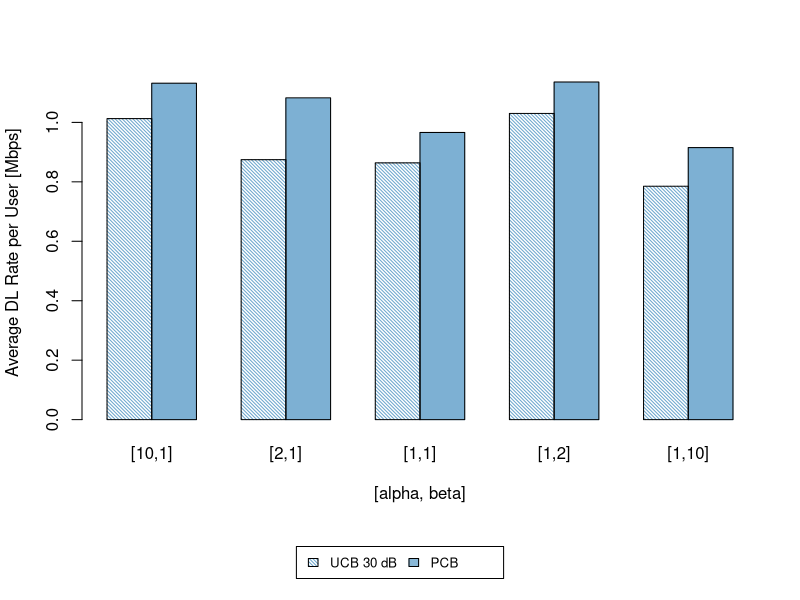

The R script that drew this image:
# Grouped Bar Plot

data = cbind(c(1.0127, 1.1318), 
             c(0.8746, 1.0826), 
             c(0.8639, 0.9661), 
             c(1.0301, 1.1359), 
             c(0.7852, 0.9152))

colnames(data)=c("[10,1]","[2,1]","[1,1]","[1,2]","[1,10]")

rownames(data)=c("UCB 30 dB","PCB")

#dev.off()

layout(rbind(1,2), heights=c(7,1))  

barplot(data,
        xlab="[alpha, beta]", 
        ylab="Average DL Rate per User [Mbps]",
        density=c(40,100) , angle=c(135,0) , col="skyblue3",
        border=c("black"),
        beside=TRUE)

par(mar=c(0, 0, 0, 0))

plot.new()

legend("center", 
       c("UCB 30 dB","PCB"),
       density=c(40,100), 
       angle=c(135,0), 
       fill="skyblue3", 
       horiz=TRUE, 
       cex=0.8)